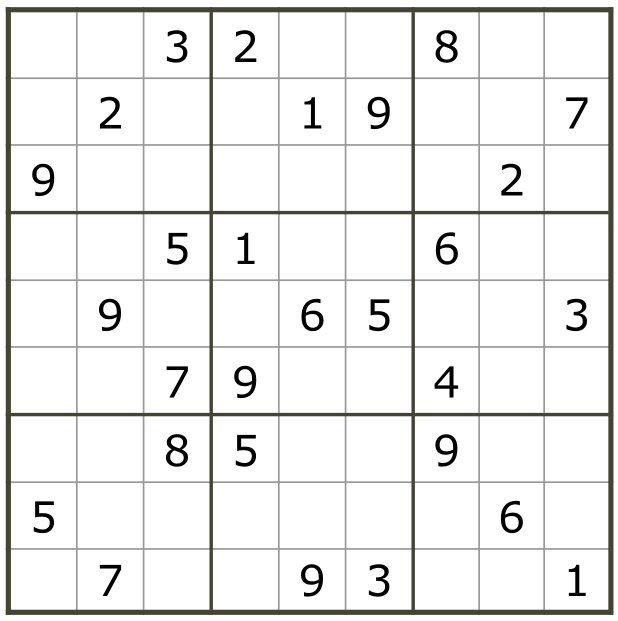
#> input picture sudoku.png, 1236 x 1242 px (shown at 1/2 size)
$ jupyter execute test.ipynb   (shell and % lines are left out)
#> lines starting #> are read from the running program, lines starting #| are printed output that depends on the picture; after the words box and inside, x2 and y2 are one past the last pixel; in counts of white or black regions, pixels touching at a corner belong together
openCVをもちいて数独の問題の画像を取得するテスト

colaboratory用に画像ファイルを持ってくる

[cell 1]
from google.colab import files
uploaded  = files.upload()
#> the answer given: sudoku.png

ふつうに表示

[cell 2]
import cv2
import matplotlib.pyplot as plt

img = cv2.imread("sudoku.png")
#> img is the input picture: shape (1242, 1236, 3); mean B, G, R 236.1, 236.9, 236.9

height, width = img.shape[:2]
#> height = 1242; width = 1236

print("width: " + str(width))
#| width: 1236
print("height: " + str(height))
#| height: 1242

plt.axis("off")
plt.imshow(cv2.cvtColor(img, cv2.COLOR_BGR2RGB))
plt.show()

写真と同じように平滑化して二値化する...が、うまくいかないのでここは飛ばしてみる

[cell 3]
gray = cv2.cvtColor(img, cv2.COLOR_BGR2GRAY)
gray = cv2.GaussianBlur(gray, (7, 7), 0)
im2 = cv2.threshold(gray, 140, 240, cv2.THRESH_BINARY_INV)[1]
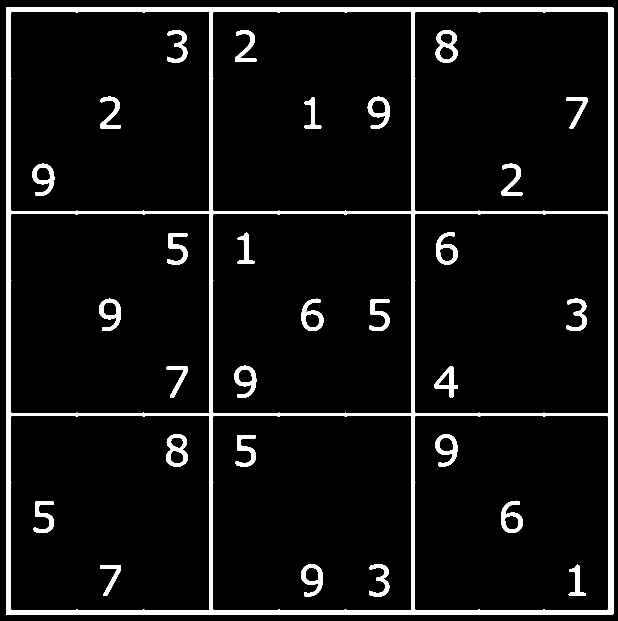
#> im2: shape (1242, 1236) (shown at 1/2 size); values 0 (black) and 240 (white), 6.8% white; 29 white regions, largest, box (x1, y1, x2, y2) and area: (12, 14, 1227, 1230) 73614, (871, 60, 915, 126) 1407, (332, 868, 376, 934) 1398

plt.axis("off")
#plt.subplot(1, 2, 1)
plt.imshow(im2, cmap="gray")
plt.show()

平滑化させずに二値化をしてネガポジ反転させてみる
よさそう

[cell 4]
gray = cv2.cvtColor(img, cv2.COLOR_BGR2GRAY)
gray = 255 - gray
#gray = cv2.GaussianBlur(gray, (7, 7), 0)
im2 = cv2.threshold(gray, 140, 240, cv2.THRESH_BINARY_INV)[1]
#> im2: shape (1242, 1236); values 0 (black) and 240 (white), 93.1% white; 29 black regions

plt.axis("off")
#plt.subplot(1, 2, 1)
plt.imshow(im2, cmap="gray")
plt.show()

後から編集しやすいように900*900にリサイズしてみたが線とずれてしまっているので、輪郭抽出してからリサイズすることにしてここは飛ばす

[cell 5]
img  = cv2.imread("sudoku.png")
img = cv2.resize(img, (900, 900))
#> img: shape (900, 900, 3)
plt.imshow(cv2.cvtColor(img, cv2.COLOR_BGR2GRAY))
plt.show()
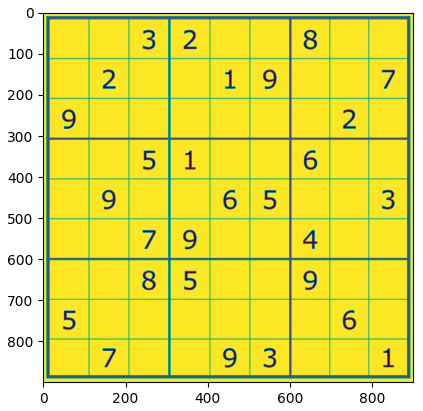
#> figure drawn by matplotlib, 1 panel

外枠抽出成功

[cell 6]
img = cv2.imread("sudoku.png")
gray = cv2.cvtColor(img, cv2.COLOR_BGR2GRAY)

cnts = cv2.findContours(gray, cv2.RETR_EXTERNAL, cv2.CHAIN_APPROX_SIMPLE)[1]
#> cnts = [[[0, 0], [0, 1241], [1235, 1241], [1235, 0]]]

for pt in cnts:
  X, Y, W, H = cv2.boundingRect(pt)
  print(X, Y, W, H)
  cv2.rectangle(img, (X, Y), (X+W, Y+H), (0, 255, 0), 30)
#> this loop made 1 pass
#> (pt, X, Y, W, H) on pass 1: ([[0, 0], [0, 1241], [1235, 1241], [1235, 0]], 0, 0, 1236, 1242)
#| 0 0 1236 1242
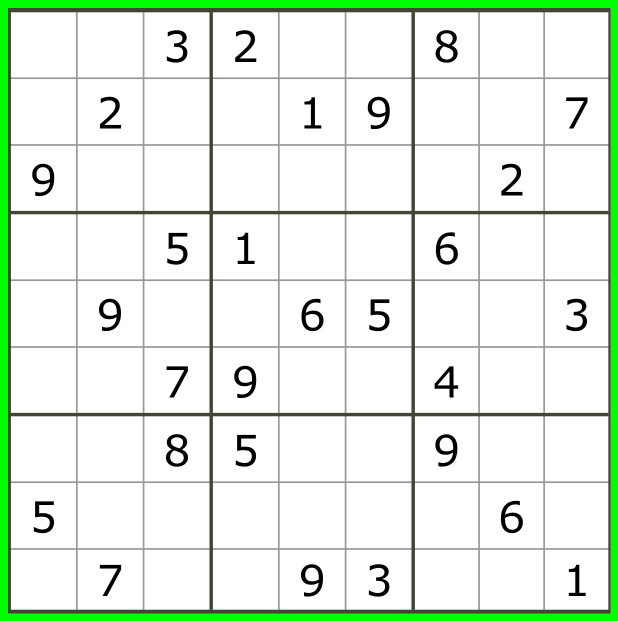
#> img: shape (1242, 1236, 3) (shown at 1/2 size); 4.94% of pixels changed, all inside (x1, y1, x2, y2) = (0, 0, 1236, 1242)

plt.axis("off")
#plt.subplot(1, 2, 2)
plt.imshow(cv2.cvtColor(img, cv2.COLOR_BGR2RGB))
plt.show()

実験

[cell 7]
img = cv2.imread("sudoku.png")
gray = cv2.cvtColor(img, cv2.COLOR_BGR2GRAY)

cnts1 = cv2.findContours(gray, cv2.RETR_LIST, cv2.CHAIN_APPROX_SIMPLE)[1]
#> cnts1 = 43 contours; largest, box (x1, y1, x2, y2) and area: (0, 0, 1236, 1242) 1532635, (871, 60, 916, 126) 2246, (331, 868, 377, 934) 2242, (468, 731, 513, 797) 1790, (64, 327, 109, 393) 1790


for pt in cnts1:
  x, y, w, h = cv2.boundingRect(pt)
  #print(x, y, w, h)
  cv2.rectangle(img, (x, y), (x+w, y+h), (255, 0, 0), 10)
#> this loop made 43 passes
#> (x, y, w, h) on passes 1 to 12: (610, 1135, 28, 28), (1137, 1129, 35, 64), (199, 1129, 44, 64), (737, 1128, 42, 66), (602, 1128, 44, 66), (1010, 1032, 28, 28), (67, 1002, 42, 65), (1001, 1001, 45, 66), (340, 900, 28, 28), (879, 875, 28, 28), (341, 874, 26, 23), (471, 869, 42, 65)
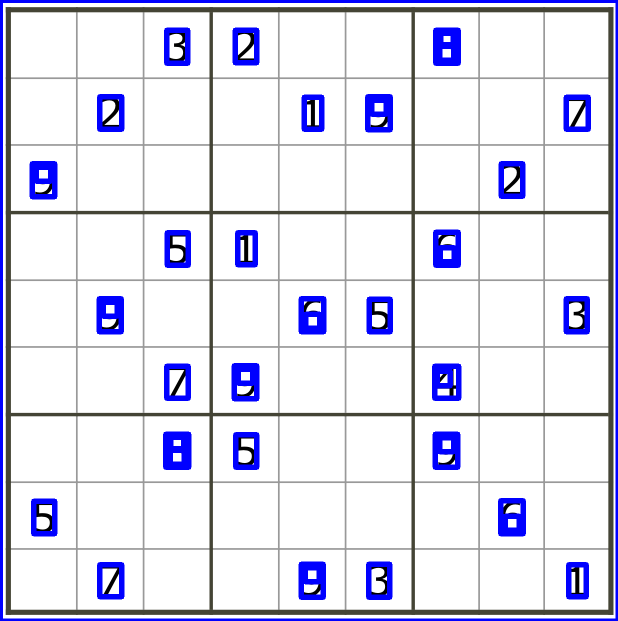
#> img: shape (1242, 1236, 3) (shown at 1/2 size); 6.8% of pixels changed, all inside (x1, y1, x2, y2) = (0, 0, 1236, 1242)


plt.axis("off")
#plt.subplot(1, 2, 2)
plt.imshow(cv2.cvtColor(img, cv2.COLOR_BGR2RGB))
plt.show()

[cell 8]
img = cv2.imread("sudoku.png")
gray = cv2.cvtColor(img, cv2.COLOR_BGR2GRAY)

cnts2 = cv2.findContours(gray, cv2.RETR_CCOMP, cv2.CHAIN_APPROX_SIMPLE)[1]
#> cnts2 has the same summary as cnts1


for pt in cnts2:
  x, y, w, h = cv2.boundingRect(pt)
  #print(x, y, w, h)
  cv2.rectangle(img, (x, y), (x+w, y+h), (0, 0, 255), 10)
#> this loop made 43 passes
#> (x, y, w, h) on passes 1 to 12: (610, 1135, 28, 28), (1010, 1032, 28, 28), (340, 900, 28, 28), (879, 875, 28, 28), (341, 874, 26, 23), (874, 742, 26, 29), (476, 738, 29, 28), (611, 628, 28, 28), (206, 604, 28, 28), (880, 495, 28, 28), (72, 334, 29, 28), (743, 200, 29, 28)
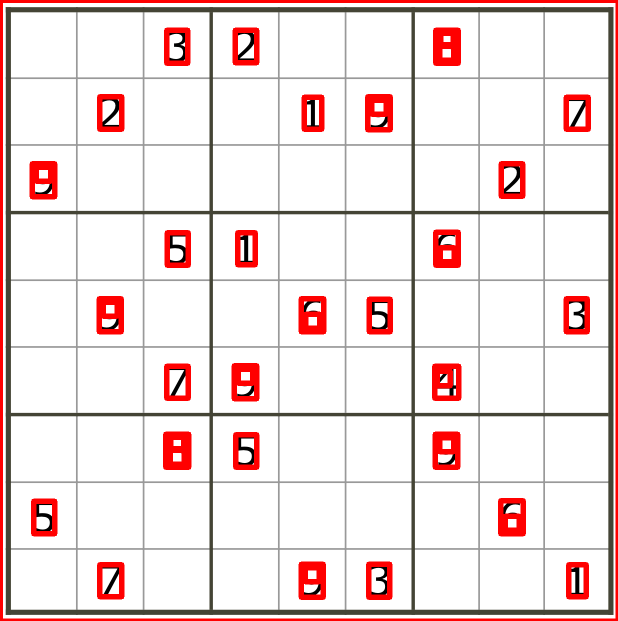
#> img: shape (1242, 1236, 3) (shown at 1/2 size); 6.8% of pixels changed, all inside (x1, y1, x2, y2) = (0, 0, 1236, 1242)


plt.axis("off")
#plt.subplot(1, 2, 2)
plt.imshow(cv2.cvtColor(img, cv2.COLOR_BGR2RGB))
plt.show()

[cell 9]
img = cv2.imread("sudoku.png")
gray = cv2.cvtColor(img, cv2.COLOR_BGR2GRAY)

cnts3 = cv2.findContours(gray, cv2.RETR_TREE, cv2.CHAIN_APPROX_SIMPLE)[1]
#> cnts3 has the same summary as cnts1


for pt in cnts3:
  x, y, w, h = cv2.boundingRect(pt)
  #print(x, y, w, h)
  cv2.rectangle(img, (x, y), (x+w, y+h), (100, 100, 100), 10)
#> this loop made 43 passes
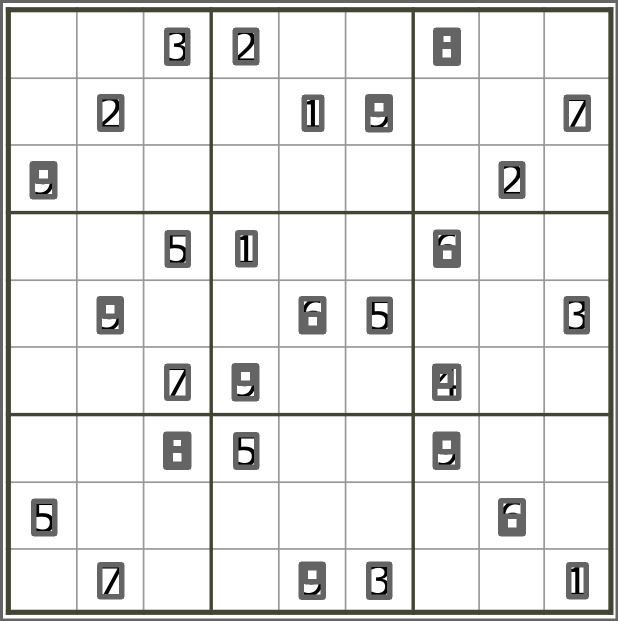
#> img: shape (1242, 1236, 3) (shown at 1/2 size); 6.8% of pixels changed, all inside (x1, y1, x2, y2) = (0, 0, 1236, 1242)


plt.axis("off")
#plt.subplot(1, 2, 2)
plt.imshow(cv2.cvtColor(img, cv2.COLOR_BGR2RGB))
plt.show()

[cell 10]
img = cv2.imread("sudoku.png")
gray = cv2.cvtColor(img, cv2.COLOR_BGR2GRAY)

cnts1 = cv2.findContours(gray, cv2.RETR_LIST, cv2.CHAIN_APPROX_SIMPLE)[1]


for pt in cnts1:
  x, y, w, h = cv2.boundingRect(pt)
  if w < 30 : continue
  print(x, y, w, h)
  cv2.rectangle(img, (x, y), (x+w, y+h), (255, 0, 0), 5)
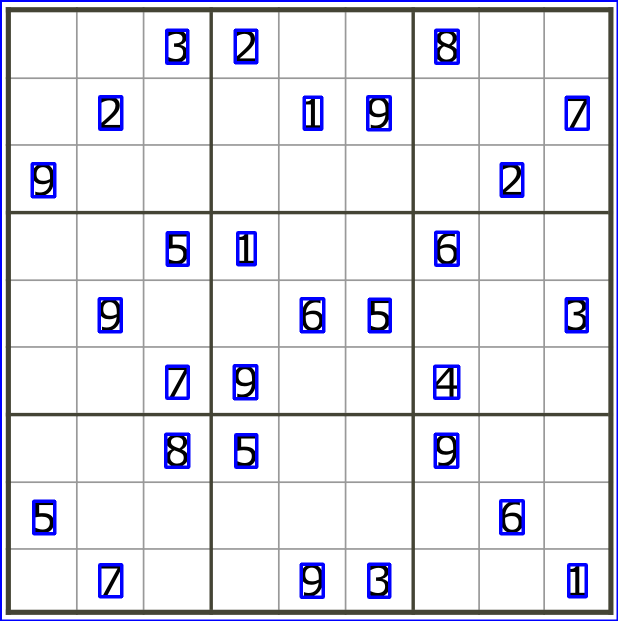
#> img: shape (1242, 1236, 3) (shown at 1/2 size); 3.85% of pixels changed, all inside (x1, y1, x2, y2) = (0, 0, 1236, 1242)


plt.axis("off")
#plt.subplot(1, 2, 2)
plt.imshow(cv2.cvtColor(img, cv2.COLOR_BGR2RGB))
plt.show()

ここから外枠でトリミングして900*900にリサイズする

[cell 11]
imgC = img[X+25:H-25, Y+25:W-25]
imgDATA = cv2.resize(imgC, (900, 900))

plt.axis("off")
plt.imshow(cv2.cvtColor(imgDATA, cv2.COLOR_BGR2RGB))
plt.show()

分割して表示してみる

[cell 12]
imgX = imgDATA[0:300,0:300]
plt.imshow(cv2.cvtColor(imgX, cv2.COLOR_BGR2RGB))
plt.show()

[cell 13]
imgY = imgDATA[0:100,200:300]
plt.imshow(cv2.cvtColor(imgY, cv2.COLOR_BGR2RGB))
plt.show()

[cell 14]
from google.colab import files
uploaded  = files.upload()
#> the answer given: sudokuD.png

[cell 15]
img = cv2.imread("sudokuD.png")
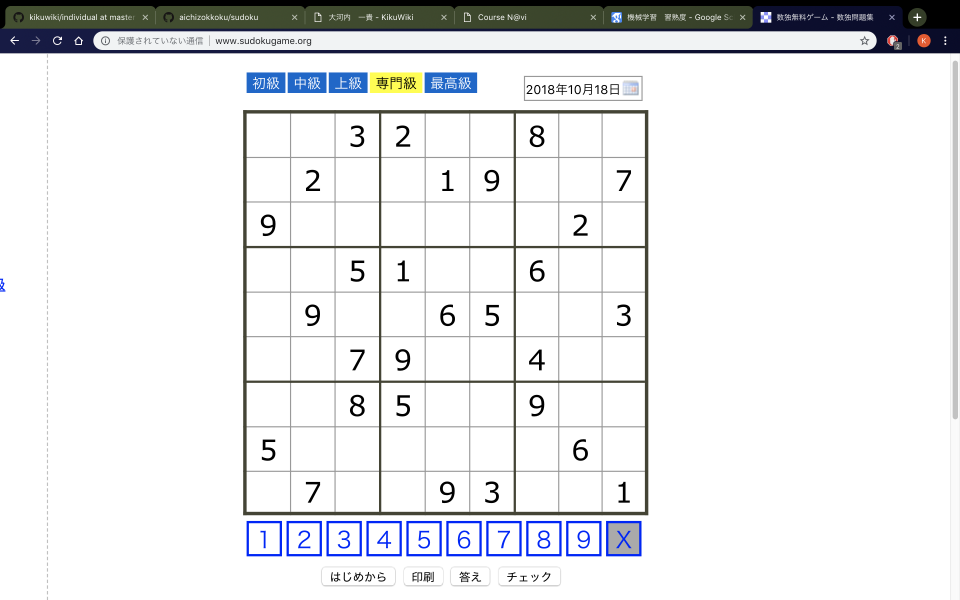
#> input picture sudokuD.png, 2880 x 1800 px (shown at 1/3 size)
#> img is the input picture: shape (1800, 2880, 3); mean B, G, R 234.2, 232.9, 231.9
gray = cv2.cvtColor(img, cv2.COLOR_BGR2GRAY)
#> gray: shape (1800, 2880)
gray = cv2.GaussianBlur(gray, (3, 3), 0)
im2 = cv2.threshold(gray, 140, 225, cv2.THRESH_BINARY_INV)[1]
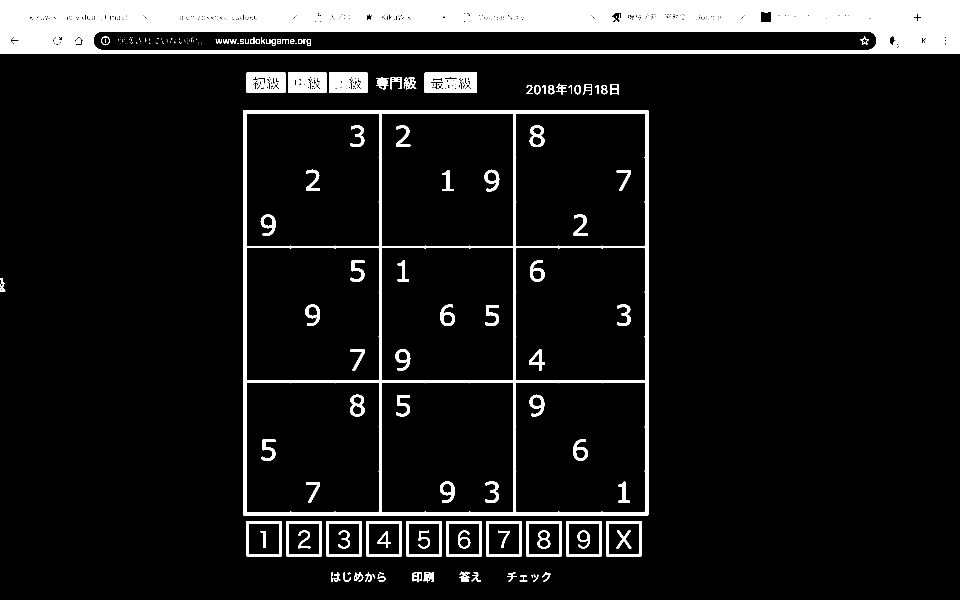
#> im2: shape (1800, 2880) (shown at 1/3 size); values 0 (black) and 225 (white), 9.5% white; 253 white regions (106 under 20 px)

cnts = cv2.findContours(im2, cv2.RETR_EXTERNAL, cv2.CHAIN_APPROX_SIMPLE)[1]
#> cnts = 60 contours, 6 with area under 20; largest, box (x1, y1, x2, y2) and area: (730, 330, 1945, 1546) 1473856, (0, 0, 2880, 160) 457761, (1339, 1563, 1445, 1669) 11025, (1459, 1563, 1565, 1669) 11024, (740, 1563, 846, 1669) 11024

dot = [0, 0, 0, 0, 0]

for pt in cnts:
  X, Y, W, H = cv2.boundingRect(pt)
  #print(X, Y, W, H)
  cv2.rectangle(img, (X, Y), (X+W, Y+H), (0, 255, 0), 30)
  sqware = (W)*(H)
  if sqware > dot[0]:
    dot.clear()
    dot.extend([sqware, X, Y, W, H])
#> this loop made 60 passes
#> pt on passes 27, 30, 60: [[1699, 1563], [1699, 1668], [1803, 1668], [1803, 1563]], [[1339, 1563], [1339, 1668], [1444, 1668], [1444, 1563]], [[0, 0], [0, 159], [2879, 159], [2879, 0]]
#> (X, Y, W, H) on pass 1: (1383, 1735, 22, 11)

cv2.rectangle(img, (dot[1], dot[2]), (dot[1]+dot[3], dot[2]+dot[4]), (0, 0, 225), 30)
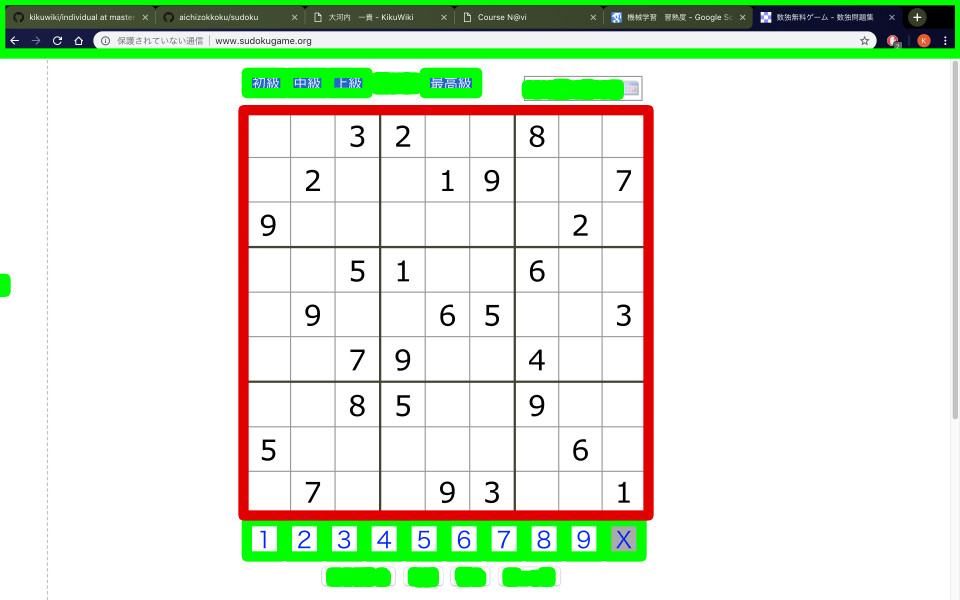
#> img: shape (1800, 2880, 3) (shown at 1/3 size); mean B, G, R 217, 233.4, 223
print(dot)
#| [1477440, 730, 330, 1215, 1216]
plt.axis("off")
plt.imshow(cv2.cvtColor(img, cv2.COLOR_BGR2RGB))
plt.show()
